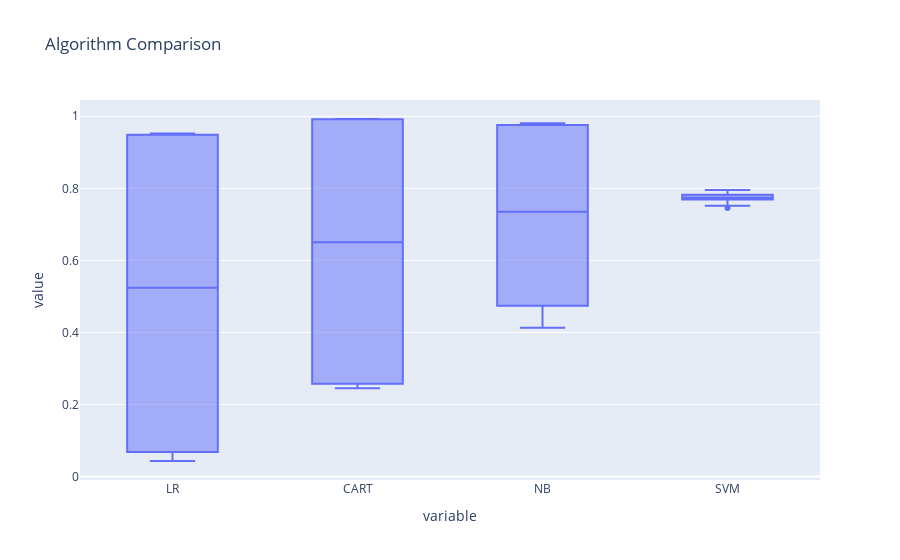

Notebook source saved alongside this figure:
### Markdown cell above
## Results

### Code cell
result_df = pd.DataFrame(results, index=names).T
px.box(result_df,title = 'Algorithm Comparison')

### Figure 1 — Plotly figure (JSON) as saved in the notebook; plotly's stock layout.template omitted (floating-point values rounded to 4 significant figures)
{"data": [{"alignmentgroup": "True", "hovertemplate": "variable=%{x}<br>value=%{y}<extra></extra>", "legendgroup": "", "marker": {"color": "#636efa"}, "name": "", "notched": false, "offsetgroup": "", "orientation": "v", "showlegend": false, "type": "box", "x": ["LR", "LR", "LR", "LR", "LR", "LR", "LR", "LR", "LR", "LR", "CART", "CART", "CART", "CART", "CART", "CART", "CART", "CART", "CART", "CART", "NB", "NB", "NB", "NB", "NB", "NB", "NB", "NB", "NB", "NB", "SVM", "SVM", "SVM", "SVM", "SVM", "SVM", "SVM", "SVM", "SVM", "SVM"], "x0": " ", "xaxis": "x", "y": [0.08251, 0.06835, 0.05923, 0.1041, 0.04333, 0.9438, 0.9485, 0.9475, 0.9489, 0.952, 0.2574, 0.2482, 0.2822, 0.2454, 0.3167, 0.9848, 0.9915, 0.9884, 0.9923, 0.9924, 0.5017, 0.4209, 0.4739, 0.487, 0.4133, 0.9685, 0.9755, 0.9736, 0.9787, 0.9804, 0.7822, 0.7518, 0.7456, 0.7955, 0.7833, 0.7688, 0.7743, 0.7687, 0.7735, 0.7795], "y0": " ", "yaxis": "y"}], "layout": {"boxmode": "group", "legend": {"tracegroupgap": 0}, "title": {"text": "Algorithm Comparison"}, "xaxis": {"anchor": "y", "domain": [0, 1], "title": {"text": "variable"}}, "yaxis": {"anchor": "x", "domain": [0, 1], "title": {"text": "value"}}}}
